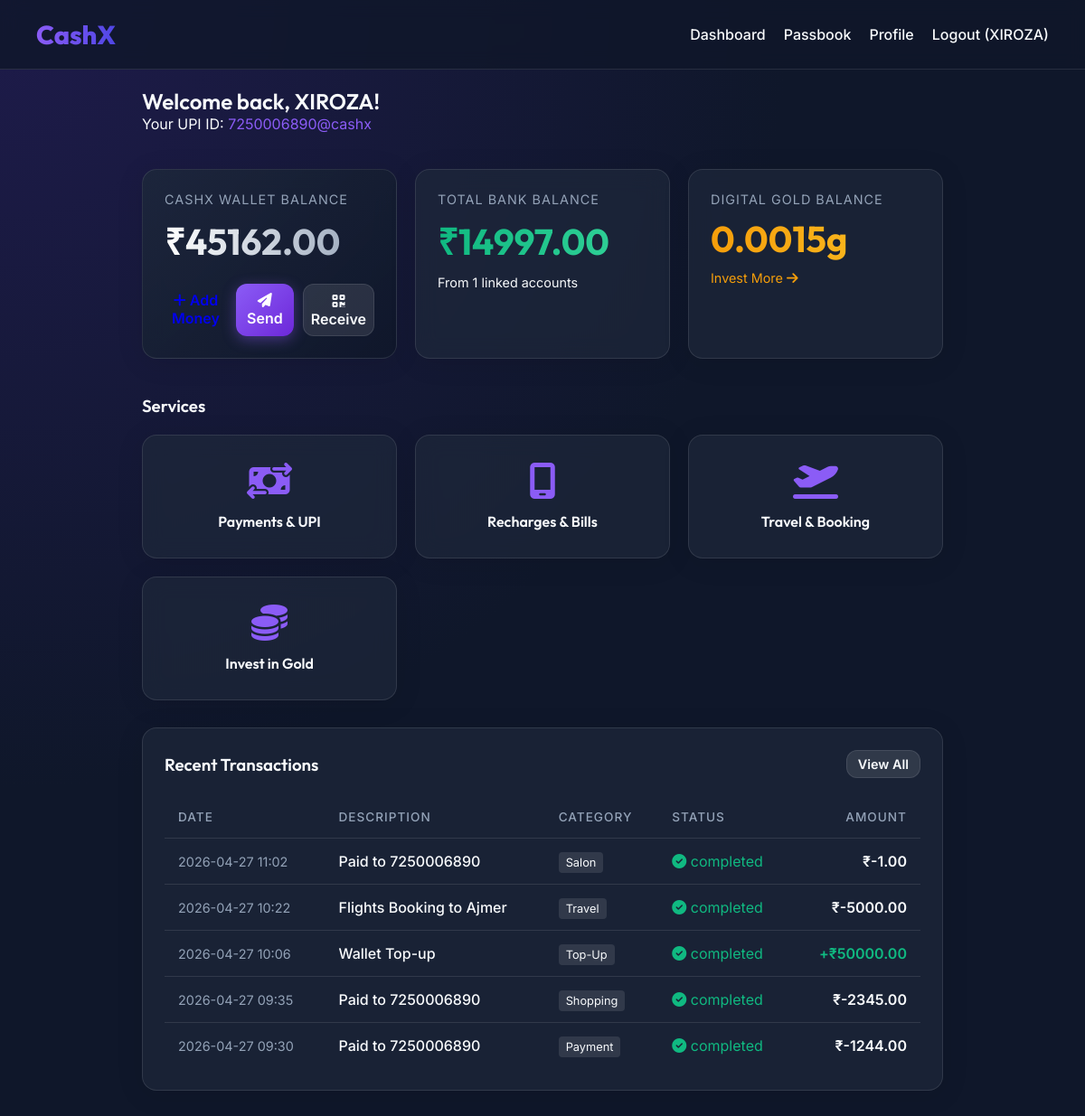
The page /dashboard (signed in) on the database its author committed.
### models.py (models this page shows)
class User(UserMixin, db.Model):
    id = db.Column(db.Integer, primary_key=True)
    name = db.Column(db.String(100), nullable=False)
    email = db.Column(db.String(120), unique=True, nullable=True)
    phone_number = db.Column(db.String(15), unique=True, nullable=False)
    upi_id = db.Column(db.String(50), unique=True, nullable=True)
    pin_hash = db.Column(db.String(255), nullable=False)
    profile_pic = db.Column(db.String(255), default='https://ui-avatars.com/api/?name=User&background=random')
    balance = db.Column(db.Float, default=5000.0) # Mock starting balance
    gold_balance_grams = db.Column(db.Float, default=0.0)
    transactions = db.relationship('Transaction', backref='user', lazy=True)
    linked_banks = db.relationship('BankAccount', backref='user', lazy=True)

class Transaction(db.Model):
    id = db.Column(db.Integer, primary_key=True)
    user_id = db.Column(db.Integer, db.ForeignKey('user.id'), nullable=False)
    amount = db.Column(db.Float, nullable=False)
    type = db.Column(db.String(20), nullable=False) # 'credit', 'debit'
    category = db.Column(db.String(50), nullable=False) # 'payment', 'recharge', 'travel', 'investment'
    description = db.Column(db.String(255), nullable=True)
    status = db.Column(db.String(20), default='completed') # completed, pending, failed
    timestamp = db.Column(db.DateTime, default=datetime.utcnow)

### routes_dashboard.py (the view)
@dashboard_bp.route('/dashboard')
@login_required
def home():
    recent_transactions = Transaction.query.filter_by(user_id=current_user.id).order_by(Transaction.timestamp.desc()).limit(5).all()
    bank_balance = sum([b.balance for b in current_user.linked_banks])
    return render_template('dashboard/index.html', transactions=recent_transactions, bank_balance=bank_balance)

### templates/dashboard/index.html (shortened to what this page needs)
{% extends 'base.html' %}
{% block content %}
<div style="margin-bottom: 40px;">
    <h2>Welcome back, {{ current_user.name }}!</h2>
    <p class="text-muted">Your UPI ID: <span class="text-primary">{{ current_user.upi_id }}</span></p>
</div>
<div class="flex-container">
    <div class="glass-panel" style="flex: 1; background: linear-gradient(135deg, rgba(30,41,59,0.8) 0%, rgba(15,23,42,0.9) 100%);">
        <p style="color: var(--text-muted); font-size: 0.9rem; text-transform: uppercase; letter-spacing: 1px;">CashX Wallet Balance</p>
        <div class="balance-display">₹{{ "%.2f"|format(current_user.balance) }}</div>
        <div class="action-buttons">
            <a href="#" class="btn btn-success" style="flex: 1; padding: 8px;" onclick="document.getElementById('add-money-modal').style.display='flex'; return false;"><i class="fa-solid fa-plus"></i> Add Money</a>
            <a href="{{ url_for('services.pay') }}" class="btn btn-primary" style="flex: 1; padding: 8px;"><i class="fa-solid fa-paper-plane"></i> Send</a>
            <a href="#" class="btn btn-secondary" style="flex: 1; padding: 8px;" onclick="document.getElementById('receive-modal').style.display='flex'; return false;"><i class="fa-solid fa-qrcode"></i> Receive</a>
        </div>
    </div>
    <div class="glass-panel" style="flex: 1;">
        <p style="color: var(--text-muted); font-size: 0.9rem; text-transform: uppercase; letter-spacing: 1px;">Total Bank Balance</p>
        <div class="balance-display" style="background: linear-gradient(to right, #10B981, #34D399); -webkit-background-clip: text;">₹{{ "%.2f"|format(bank_balance) }}</div>
        <p style="margin-top: 10px; font-size: 0.9rem;">From {{ current_user.linked_banks|length }} linked accounts</p>
    </div>
    <div class="glass-panel" style="flex: 1;">
        <p style="color: var(--text-muted); font-size: 0.9rem; text-transform: uppercase; letter-spacing: 1px;">Digital Gold Balance</p>
        <div class="balance-display" style="background: linear-gradient(to right, #F59E0B, #FBBF24); -webkit-background-clip: text;">{{ "%.4f"|format(current_user.gold_balance_grams) }}g</div>
        <p style="margin-top: 10px; font-size: 0.9rem;"><a href="{{ url_for('services.invest') }}" class="text-warning" style="text-decoration:none;">Invest More <i class="fa-solid fa-arrow-right"></i></a></p>
    </div>
</div>
<h3 style="margin-bottom: 20px;">Services</h3>
<div class="dashboard-grid">
    <a href="{{ url_for('services.pay') }}" class="glass-panel widget">
        <i class="fa-solid fa-money-bill-transfer"></i>
        <h4>Payments & UPI</h4>
    </a>
    <a href="{{ url_for('services.recharge') }}" class="glass-panel widget">
        <i class="fa-solid fa-mobile-screen"></i>
        <h4>Recharges & Bills</h4>
    </a>
    <a href="{{ url_for('services.travel') }}" class="glass-panel widget">
        <i class="fa-solid fa-plane-departure"></i>
        <h4>Travel & Booking</h4>
    </a>
    <a href="{{ url_for('services.invest') }}" class="glass-panel widget">
        <i class="fa-solid fa-coins"></i>
        <h4>Invest in Gold</h4>
    </a>
</div>
<div class="glass-panel" style="margin-bottom: 40px;">
    <div class="section-header">
        <h3>Recent Transactions</h3>
        <a href="{{ url_for('dashboard.passbook') }}" class="btn btn-secondary" style="padding: 6px 12px; font-size: 0.9rem;">View All</a>
    </div>
    {% if transactions %}
    <table class="passbook-table">
        <thead>
            <tr>
                <th>Date</th>
                <th>Description</th>
                <th>Category</th>
                <th>Status</th>
                <th style="text-align: right;">Amount</th>
            </tr>
        </thead>
        <tbody>
            {% for tx in transactions %}
            <tr>
                <td style="color: var(--text-muted); font-size: 0.9rem;">{{ tx.timestamp.strftime('%Y-%m-%d %H:%M') }}</td>
                <td style="font-weight: 500;">{{ tx.description }}</td>
                <td><span style="background: rgba(255,255,255,0.1); padding: 4px 8px; border-radius: 4px; font-size: 0.8rem; text-transform: capitalize;">{{ tx.category }}</span></td>
                <td><span class="text-success"><i class="fa-solid fa-circle-check"></i> {{ tx.status }}</span></td>
                <td style="text-align: right; font-weight: 600;" class="{{ 'text-success' if tx.type == 'credit' else '' }}">
                    {% if tx.type == 'credit' %}+{% endif %}₹{{ "%.2f"|format(tx.amount) }}
                </td>
            </tr>
            {% endfor %}
        </tbody>
    </table>
    {% else %}
    <p style="color: var(--text-muted); text-align: center; padding: 20px;">No transactions yet.</p>
    {% endif %}
</div>
{% endblock %}

### templates/base.html (shortened to what this page needs)
<!DOCTYPE html>
<html lang="en">
<head>
    <link rel="stylesheet" href="{{ url_for('static', filename='css/style.css') }}">
    <link rel="stylesheet" href="https://cdnjs.cloudflare.com/ajax/libs/font-awesome/6.4.0/css/all.min.css">
</head>
<body>
    {% if current_user.is_authenticated %}
    <nav class="navbar">
        <a href="{{ url_for('dashboard.home') }}" class="navbar-brand">CashX</a>
        <div class="nav-links">
            <a href="{{ url_for('dashboard.home') }}">Dashboard</a>
            <a href="{{ url_for('dashboard.passbook') }}">Passbook</a>
            <a href="{{ url_for('dashboard.profile') }}">Profile</a>
            <a href="{{ url_for('auth.logout') }}">Logout ({{ current_user.name }})</a>
        </div>
    </nav>
    {% endif %}
    <div class="container">
        {% block content %}{% endblock %}
    </div>
</body>
</html>

### static/css/style.css (style rules this page uses)
:root { --primary: #8B5CF6; --primary-dark: #6D28D9; --secondary: #4F46E5; --success: #10B981; --warning: #F59E0B; --danger: #EF4444; --info: #3B82F6; --bg-dark: #0f172a; --bg-card: rgba(30, 41, 59, 0.7); --glass-border: rgba(255, 255, 255, 0.1); --text-main: #F8FAFC; --text-muted: #94A3B8; --font-heading: 'Outfit', sans-serif; --font-body: 'Inter', sans-serif; }
* { margin: 0; padding: 0; box-sizing: border-box; font-family: var(--font-body); }
body { background-color: var(--bg-dark); color: var(--text-main); min-height: 100vh; display: flex; flex-direction: column; background: radial-gradient(circle at top left, #1e1b4b 0%, #0f172a 50%, #0f172a 100%); background-attachment: fixed; }
h1, h2, h3, h4, h5, h6 { font-family: var(--font-heading); font-weight: 600; }
.glass-panel { background: var(--bg-card); backdrop-filter: blur(12px); -webkit-backdrop-filter: blur(12px); border: 1px solid var(--glass-border); border-radius: 16px; padding: 24px; box-shadow: 0 4px 30px rgba(0, 0, 0, 0.1); transition: transform 0.3s ease, box-shadow 0.3s ease; }
.container { max-width: 1200px; margin: 0 auto; padding: 20px; flex: 1; }
.navbar { display: flex; justify-content: space-between; align-items: center; padding: 20px 40px; background: rgba(15, 23, 42, 0.8); backdrop-filter: blur(10px); border-bottom: 1px solid var(--glass-border); position: sticky; top: 0; z-index: 100; }
.navbar-brand { font-family: var(--font-heading); font-size: 1.8rem; font-weight: 800; color: var(--primary); text-decoration: none; background: linear-gradient(to right, var(--primary), var(--secondary)); -webkit-background-clip: text; -webkit-text-fill-color: transparent; }
.nav-links { display: flex; gap: 20px; }
.nav-links a { color: var(--text-main); text-decoration: none; font-weight: 500; transition: color 0.3s; }
.btn { display: inline-block; padding: 12px 24px; border-radius: 12px; font-weight: 600; text-decoration: none; cursor: pointer; border: none; transition: all 0.3s ease; text-align: center; }
.btn-primary { background: linear-gradient(135deg, var(--primary) 0%, var(--primary-dark) 100%); color: white; box-shadow: 0 4px 15px rgba(139, 92, 246, 0.4); }
.btn-secondary { background: rgba(255,255,255,0.1); color: var(--text-main); border: 1px solid var(--glass-border); }
.dashboard-grid { display: grid; grid-template-columns: repeat(auto-fit, minmax(250px, 1fr)); gap: 20px; margin-bottom: 30px; }
.widget { display: flex; flex-direction: column; align-items: center; justify-content: center; padding: 30px; cursor: pointer; text-decoration: none; color: var(--text-main); }
.widget i { font-size: 2.5rem; margin-bottom: 15px; color: var(--primary); }
.text-success { color: var(--success); }
.text-warning { color: var(--warning); }
.text-primary { color: var(--primary); }
.balance-display { font-size: 2.5rem; font-weight: 700; margin: 10px 0; font-family: var(--font-heading); background: linear-gradient(to right, #fff, #94A3B8); -webkit-background-clip: text; -webkit-text-fill-color: transparent; }
.passbook-table { width: 100%; border-collapse: collapse; margin-top: 20px; }
.passbook-table th, .passbook-table td { padding: 15px; text-align: left; border-bottom: 1px solid var(--glass-border); }
.passbook-table th { color: var(--text-muted); font-weight: 500; text-transform: uppercase; font-size: 0.85rem; letter-spacing: 1px; }
.passbook-table tr:last-child td { border-bottom: none; }
.flex-container { display: flex; gap: 20px; margin-bottom: 40px; }
.action-buttons { display: flex; gap: 10px; margin-top: 20px; }
.section-header { display: flex; justify-content: space-between; align-items: center; margin-bottom: 20px; }

### rows shown on the page
User: name "XIROZA", upi_id "7250006890@cashx", balance "45162.00", gold_balance_grams "0.0015"
Transaction: timestamp "2026-04-27 11:02", description "Paid to 7250006890", category "Salon", status "completed", amount "-1.00"
Transaction: timestamp "2026-04-27 10:22", description "Flights Booking to Ajmer", category "Travel", status "completed", amount "-5000.00"
Transaction: timestamp "2026-04-27 10:06", description "Wallet Top-up", category "Top-Up", status "completed", amount "50000.00"
Transaction: timestamp "2026-04-27 09:35", description "Paid to 7250006890", category "Shopping", status "completed", amount "-2345.00"
Transaction: timestamp "2026-04-27 09:30", description "Paid to 7250006890", category "Payment", status "completed", amount "-1244.00"

### other values the page prints
{{ "%.2f"|format(bank_balance) }} "14997.00"
{{ current_user.linked_banks|length }} "1"
